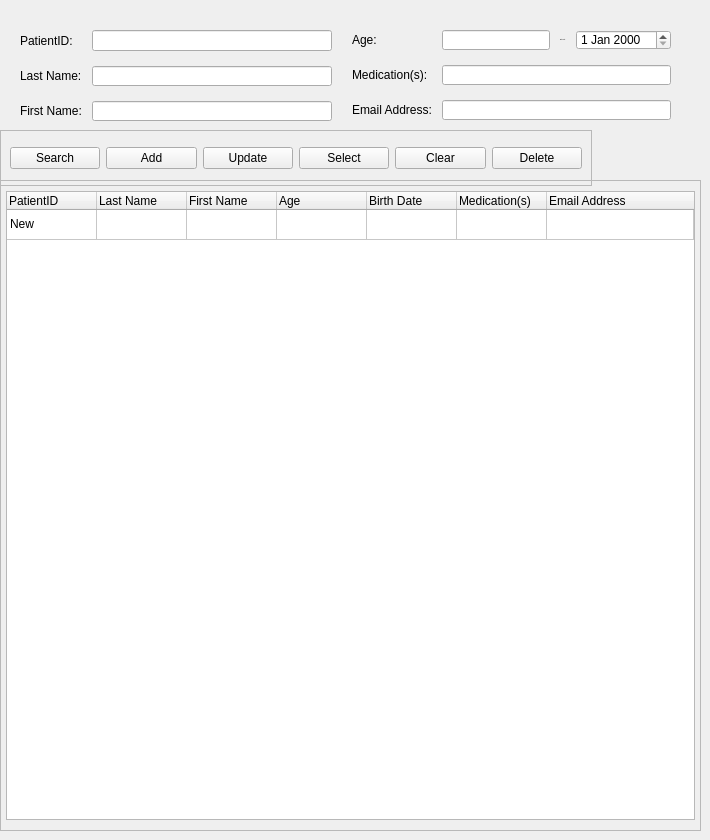
            <widget class="QWidget" name="page_2">
             <widget class="QFrame" name="result_frame">
              <property name="geometry">
               <rect>
                <x>0</x>
                <y>180</y>
                <width>701</width>
                <height>651</height>
               </rect>
              </property>
              <property name="frameShape">
               <enum>QFrame::StyledPanel</enum>
              </property>
              <property name="frameShadow">
               <enum>QFrame::Raised</enum>
              </property>
              <layout class="QGridLayout" name="gridLayout_5">
               <property name="leftMargin">
                <number>5</number>
               </property>
               <property name="topMargin">
                <number>10</number>
               </property>
               <property name="rightMargin">
                <number>5</number>
               </property>
               <property name="bottomMargin">
                <number>10</number>
               </property>
               <item row="0" column="1">
                <widget class="QTableWidget" name="tableWidget">
                 <property name="focusPolicy">
                  <enum>Qt::NoFocus</enum>
                 </property>
                 <property name="layoutDirection">
                  <enum>Qt::LeftToRight</enum>
                 </property>
                 <property name="autoFillBackground">
                  <bool>false</bool>
                 </property>
                 <attribute name="horizontalHeaderMinimumSectionSize">
                  <number>50</number>
                 </attribute>
                 <attribute name="horizontalHeaderDefaultSectionSize">
                  <number>90</number>
                 </attribute>
                 <attribute name="horizontalHeaderShowSortIndicator" stdset="0">
                  <bool>false</bool>
                 </attribute>
                 <attribute name="horizontalHeaderStretchLastSection">
                  <bool>true</bool>
                 </attribute>
                 <attribute name="verticalHeaderVisible">
                  <bool>false</bool>
                 </attribute>
                 <row>
                  <property name="text">
                   <string>New Row</string>
                  </property>
                 </row>
                 <column>
                  <property name="text">
                   <string>PatientID</string>
                  </property>
                  <property name="textAlignment">
                   <set>AlignLeading|AlignVCenter</set>
                  </property>
                 </column>
                 <column>
                  <property name="text">
                   <string>Last Name</string>
                  </property>
                  <property name="textAlignment">
                   <set>AlignLeading|AlignVCenter</set>
                  </property>
                 </column>
                 <column>
                  <property name="text">
                   <string>First Name</string>
                  </property>
                  <property name="textAlignment">
                   <set>AlignLeading|AlignVCenter</set>
                  </property>
                 </column>
                 <column>
                  <property name="text">
                   <string>Age</string>
                  </property>
                  <property name="textAlignment">
                   <set>AlignLeading|AlignVCenter</set>
                  </property>
                 </column>
                 <column>
                  <property name="text">
                   <string>Birth Date</string>
                  </property>
                  <property name="textAlignment">
                   <set>AlignLeading|AlignVCenter</set>
                  </property>
                 </column>
                 <column>
                  <property name="text">
                   <string>Medication(s)</string>
                  </property>
                  <property name="textAlignment">
                   <set>AlignLeading|AlignVCenter</set>
                  </property>
                 </column>
                 <column>
                  <property name="text">
                   <string>Email Address</string>
                  </property>
                  <property name="textAlignment">
                   <set>AlignLeading|AlignVCenter</set>
                  </property>
                 </column>
                 <item row="0" column="0">
                  <property name="text">
                   <string>New</string>
                  </property>
                 </item>
                </widget>
               </item>
              </layout>
             </widget>
             <widget class="QFrame" name="information_frame">
              <property name="geometry">
               <rect>
                <x>0</x>
                <y>10</y>
                <width>691</width>
                <height>131</height>
               </rect>
              </property>
              <layout class="QGridLayout" name="info_frame">
               <property name="leftMargin">
                <number>20</number>
               </property>
               <property name="topMargin">
                <number>20</number>
               </property>
               <property name="rightMargin">
                <number>20</number>
               </property>
               <property name="bottomMargin">
                <number>20</number>
               </property>
               <property name="horizontalSpacing">
                <number>20</number>
               </property>
               <property name="verticalSpacing">
                <number>10</number>
               </property>
               <item row="0" column="1">
                <layout class="QGridLayout" name="gridLayout_6">
                 <property name="horizontalSpacing">
                  <number>10</number>
                 </property>
                 <property name="verticalSpacing">
                  <number>15</number>
                 </property>
                 <item row="5" column="0">
                  <widget class="QLabel" name="email_label">
                   <property name="text">
                    <string>Email Address:</string>
                   </property>
                  </widget>
                 </item>
                 <item row="1" column="1">
                  <widget class="QLineEdit" name="age_lineEdit"/>
                 </item>
                 <item row="4" column="1" colspan="3">
                  <widget class="QLineEdit" name="med_lineEdit"/>
                 </item>
                 <item row="1" column="2">
                  <widget class="QLabel" name="birthDate_label">
                   <property name="font">
                    <font>
                     <family>Verdana</family>
                     <pointsize>-1</pointsize>
                    </font>
                   </property>
                   <property name="text">
                    <string>Birth Date: </string>
                   </property>
                  </widget>
                 </item>
                 <item row="1" column="0">
                  <widget class="QLabel" name="age_label">
                   <property name="text">
                    <string>Age:</string>
                   </property>
                  </widget>
                 </item>
                 <item row="5" column="1" colspan="3">
                  <widget class="QLineEdit" name="email_lineEdit"/>
                 </item>
                 <item row="4" column="0">
                  <widget class="QLabel" name="med_label">
                   <property name="text">
                    <string>Medication(s):</string>
                   </property>
                  </widget>
                 </item>
                 <item row="1" column="3">
                  <widget class="QDateEdit" name="birthDate_dateEdit"/>
                 </item>
                </layout>
               </item>
               <item row="0" column="0">
                <layout class="QGridLayout" name="gridLayout_3">
                 <property name="horizontalSpacing">
                  <number>10</number>
                 </property>
                 <property name="verticalSpacing">
                  <number>15</number>
                 </property>
                 <item row="0" column="1">
                  <widget class="QLineEdit" name="PatientID_lineEdit"/>
                 </item>
                 <item row="2" column="1">
                  <widget class="QLineEdit" name="FName_lineEdit"/>
                 </item>
                 <item row="2" column="0">
                  <widget class="QLabel" name="FName_label">
                   <property name="text">
                    <string>First Name:</string>
                   </property>
                  </widget>
                 </item>
                 <item row="1" column="1">
                  <widget class="QLineEdit" name="LName_lineEdit"/>
                 </item>
                 <item row="1" column="0">
                  <widget class="QLabel" name="LName_label">
                   <property name="text">
                    <string>Last Name:</string>
                   </property>
                  </widget>
                 </item>
                 <item row="0" column="0">
                  <widget class="QLabel" name="PatientID_label">
                   <property name="text">
                    <string>PatientID:</string>
                   </property>
                  </widget>
                 </item>
                </layout>
               </item>
              </layout>
             </widget>
             <widget class="QFrame" name="function_frame">
              <property name="geometry">
               <rect>
                <x>0</x>
                <y>130</y>
                <width>592</width>
                <height>56</height>
               </rect>
              </property>
              <property name="frameShape">
               <enum>QFrame::StyledPanel</enum>
              </property>
              <property name="frameShadow">
               <enum>QFrame::Raised</enum>
              </property>
              <layout class="QGridLayout" name="gridLayout_9">
               <item row="0" column="0">
                <layout class="QGridLayout" name="gridLayout_28">
                 <item row="0" column="0">
                  <widget class="QPushButton" name="search_btn_2">
                   <property name="text">
                    <string>Search</string>
                   </property>
                   <property name="icon">
                    <iconset>
                     <normaloff>icons/search.svg</normaloff>icons/search.svg</iconset>
                   </property>
                   <property name="iconSize">
                    <size>
                     <width>20</width>
                     <height>20</height>
                    </size>
                   </property>
                  </widget>
                 </item>
                 <item row="0" column="1">
                  <widget class="QPushButton" name="add_btn_2">
                   <property name="text">
                    <string>Add</string>
                   </property>
                   <property name="icon">
                    <iconset>
                     <normaloff>icons/add.svg</normaloff>icons/add.svg</iconset>
                   </property>
                   <property name="iconSize">
                    <size>
                     <width>20</width>
                     <height>20</height>
                    </size>
                   </property>
                  </widget>
                 </item>
                 <item row="0" column="2">
                  <widget class="QPushButton" name="update_btn_2">
                   <property name="text">
                    <string>Update</string>
                   </property>
                   <property name="icon">
                    <iconset>
                     <normaloff>icons/update.svg</normaloff>icons/update.svg</iconset>
                   </property>
                   <property name="iconSize">
                    <size>
                     <width>20</width>
                     <height>20</height>
                    </size>
                   </property>
                  </widget>
                 </item>
                 <item row="0" column="3">
                  <widget class="QPushButton" name="select_btn_2">
                   <property name="text">
                    <string>Select</string>
                   </property>
                   <property name="icon">
                    <iconset>
                     <normaloff>icons/select.svg</normaloff>icons/select.svg</iconset>
                   </property>
                   <property name="iconSize">
                    <size>
                     <width>20</width>
                     <height>20</height>
                    </size>
                   </property>
                  </widget>
                 </item>
                 <item row="0" column="4">
                  <widget class="QPushButton" name="clear_btn_2">
                   <property name="text">
                    <string>Clear</string>
                   </property>
                   <property name="icon">
                    <iconset>
                     <normaloff>icons/clear.svg</normaloff>icons/clear.svg</iconset>
                   </property>
                   <property name="iconSize">
                    <size>
                     <width>20</width>
                     <height>20</height>
                    </size>
                   </property>
                  </widget>
                 </item>
                 <item row="0" column="5">
                  <widget class="QPushButton" name="delete_btn_2">
                   <property name="text">
                    <string>Delete</string>
                   </property>
                   <property name="icon">
                    <iconset>
                     <normaloff>icons/delete.svg</normaloff>icons/delete.svg</iconset>
                   </property>
                   <property name="iconSize">
                    <size>
                     <width>20</width>
                     <height>20</height>
                    </size>
                   </property>
                  </widget>
                 </item>
                </layout>
               </item>
              </layout>
             </widget>
            </widget>
